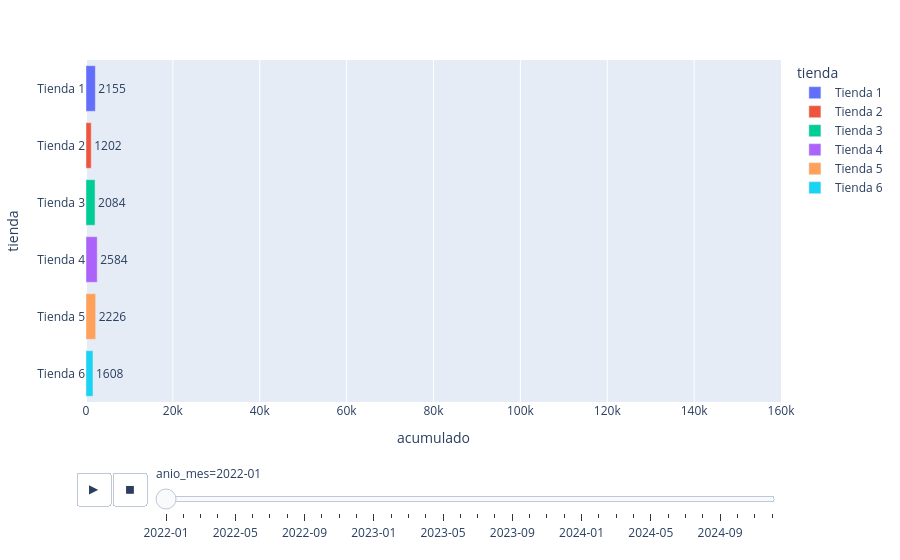

Notebook cell for this chart:
### Markdown cell above
# Gráfica interactiva por mes

### Code cell
# Generamos la columna anio_mes
data['fecha'] = pd.to_datetime(data['fecha'])
data['anio_mes'] = data['fecha'].dt.to_period('M')



# Agrupamos los datos
#agrupado = data.groupby(['tienda', 'anio_mes']).precio.sum().to_frame()

# Reset de los indices
#agrupado.reset_index(inplace=True)

# Se puede agrupar sin el frame
agrupado = (
    data
    .groupby(['tienda', 'anio_mes'], as_index=False)['precio']
    .sum()
)

#ordenamos los periodos y las tiendas
agrupado = agrupado.sort_values('anio_mes')
orden_tiendas = sorted(agrupado['tienda'].unique())


# Creando una columna con el valor acumulado
agrupado['acumulado'] = agrupado.groupby('tienda').precio.cumsum()

#Generar gráfico
graf = px.bar(agrupado,
              x = 'acumulado',
              y = 'tienda',
              color = 'tienda',
              text_auto = True,
              range_x = [0,160000],
              animation_frame = 'anio_mes',
              category_orders = {'tienda': orden_tiendas}
              )
graf.show()

### Figure 1 — Plotly figure (JSON) as saved in the notebook; plotly's stock layout.template omitted (floating-point values rounded to 4 significant figures)
{"data": [{"hovertemplate": "tienda=%{y}<br>anio_mes=2022-01<br>acumulado=%{x}<extra></extra>", "legendgroup": "Tienda 1", "marker": {"color": "#636efa", "pattern": {"shape": ""}}, "name": "Tienda 1", "orientation": "h", "showlegend": true, "textposition": "auto", "texttemplate": "%{x}", "type": "bar", "x": [2155], "xaxis": "x", "y": ["Tienda 1"], "yaxis": "y"}, {"hovertemplate": "tienda=%{y}<br>anio_mes=2022-01<br>acumulado=%{x}<extra></extra>", "legendgroup": "Tienda 2", "marker": {"color": "#EF553B", "pattern": {"shape": ""}}, "name": "Tienda 2", "orientation": "h", "showlegend": true, "textposition": "auto", "texttemplate": "%{x}", "type": "bar", "x": [1202], "xaxis": "x", "y": ["Tienda 2"], "yaxis": "y"}, {"hovertemplate": "tienda=%{y}<br>anio_mes=2022-01<br>acumulado=%{x}<extra></extra>", "legendgroup": "Tienda 3", "marker": {"color": "#00cc96", "pattern": {"shape": ""}}, "name": "Tienda 3", "orientation": "h", "showlegend": true, "textposition": "auto", "texttemplate": "%{x}", "type": "bar", "x": [2084], "xaxis": "x", "y": ["Tienda 3"], "yaxis": "y"}, {"hovertemplate": "tienda=%{y}<br>anio_mes=2022-01<br>acumulado=%{x}<extra></extra>", "legendgroup": "Tienda 4", "marker": {"color": "#ab63fa", "pattern": {"shape": ""}}, "name": "Tienda 4", "orientation": "h", "showlegend": true, "textposition": "auto", "texttemplate": "%{x}", "type": "bar", "x": [2584], "xaxis": "x", "y": ["Tienda 4"], "yaxis": "y"}, {"hovertemplate": "tienda=%{y}<br>anio_mes=2022-01<br>acumulado=%{x}<extra></extra>", "legendgroup": "Tienda 5", "marker": {"color": "#FFA15A", "pattern": {"shape": ""}}, "name": "Tienda 5", "orientation": "h", "showlegend": true, "textposition": "auto", "texttemplate": "%{x}", "type": "bar", "x": [2226], "xaxis": "x", "y": ["Tienda 5"], "yaxis": "y"}, {"hovertemplate": "tienda=%{y}<br>anio_mes=2022-01<br>acumulado=%{x}<extra></extra>", "legendgroup": "Tienda 6", "marker": {"color": "#19d3f3", "pattern": {"shape": ""}}, "name": "Tienda 6", "orientation": "h", "showlegend": true, "textposition": "auto", "texttemplate": "%{x}", "type": "bar", "x": [1608], "xaxis": "x", "y": ["Tienda 6"], "yaxis": "y"}], "layout": {"barmode": "relative", "legend": {"title": {"text": "tienda"}, "tracegroupgap": 0}, "margin": {"t": 60}, "sliders": [{"active": 0, "currentvalue": {"prefix": "anio_mes="}, "len": 0.9, "pad": {"b": 10, "t": 60}, "steps": [{"args": [["2022-01"], {"frame": {"duration": 0, "redraw": true}, "fromcurrent": true, "mode": "immediate", "transition": {"duration": 0, "easing": "linear"}}], "label": "2022-01", "method": "animate"}, {"args": [["2022-02"], {"frame": {"duration": 0, "redraw": true}, "fromcurrent": true, "mode": "immediate", "transition": {"duration": 0, "easing": "linear"}}], "label": "2022-02", "method": "animate"}, {"args": [["2022-03"], {"frame": {"duration": 0, "redraw": true}, "fromcurrent": true, "mode": "immediate", "transition": {"duration": 0, "easing": "linear"}}], "label": "2022-03", "method": "animate"}, {"args": [["2022-04"], {"frame": {"duration": 0, "redraw": true}, "fromcurrent": true, "mode": "immediate", "transition": {"duration": 0, "easing": "linear"}}], "label": "2022-04", "method": "animate"}, {"args": [["2022-05"], {"frame": {"duration": 0, "redraw": true}, "fromcurrent": true, "mode": "immediate", "transition": {"duration": 0, "easing": "linear"}}], "label": "2022-05", "method": "animate"}, {"args": [["2022-06"], {"frame": {"duration": 0, "redraw": true}, "fromcurrent": true, "mode": "immediate", "transition": {"duration": 0, "easing": "linear"}}], "label": "2022-06", "method": "animate"}, {"args": [["2022-07"], {"frame": {"duration": 0, "redraw": true}, "fromcurrent": true, "mode": "immediate", "transition": {"duration": 0, "easing": "linear"}}], "label": "2022-07", "method": "animate"}, {"args": [["2022-08"], {"frame": {"duration": 0, "redraw": true}, "fromcurrent": true, "mode": "immediate", "transition": {"duration": 0, "easing": "linear"}}], "label": "2022-08", "method": "animate"}, {"args": [["2022-09"], {"frame": {"duration": 0, "redraw": true}, "fromcurrent": true, "mode": "immediate", "transition": {"duration": 0, "easing": "linear"}}], "label": "2022-09", "method": "animate"}, {"args": [["2022-10"], {"frame": {"duration": 0, "redraw": true}, "fromcurrent": true, "mode": "immediate", "transition": {"duration": 0, "easing": "linear"}}], "label": "2022-10", "method": "animate"}, {"args": [["2022-11"], {"frame": {"duration": 0, "redraw": true}, "fromcurrent": true, "mode": "immediate", "transition": {"duration": 0, "easing": "linear"}}], "label": "2022-11", "method": "animate"}, {"args": [["2022-12"], {"frame": {"duration": 0, "redraw": true}, "fromcurrent": true, "mode": "immediate", "transition": {"duration": 0, "easing": "linear"}}], "label": "2022-12", "method": "animate"}, {"args": [["2023-01"], {"frame": {"duration": 0, "redraw": true}, "fromcurrent": true, "mode": "immediate", "transition": {"duration": 0, "easing": "linear"}}], "label": "2023-01", "method": "animate"}, {"args": [["2023-02"], {"frame": {"duration": 0, "redraw": true}, "fromcurrent": true, "mode": "immediate", "transition": {"duration": 0, "easing": "linear"}}], "label": "2023-02", "method": "animate"}, {"args": [["2023-03"], {"frame": {"duration": 0, "redraw": true}, "fromcurrent": true, "mode": "immediate", "transition": {"duration": 0, "easing": "linear"}}], "label": "2023-03", "method": "animate"}, {"args": [["2023-04"], {"frame": {"duration": 0, "redraw": true}, "fromcurrent": true, "mode": "immediate", "transition": {"duration": 0, "easing": "linear"}}], "label": "2023-04", "method": "animate"}, {"args": [["2023-05"], {"frame": {"duration": 0, "redraw": true}, "fromcurrent": true, "mode": "immediate", "transition": {"duration": 0, "easing": "linear"}}], "label": "2023-05", "method": "animate"}, {"args": [["2023-06"], {"frame": {"duration": 0, "redraw": true}, "fromcurrent": true, "mode": "immediate", "transition": {"duration": 0, "easing": "linear"}}], "label": "2023-06", "method": "animate"}, {"args": [["2023-07"], {"frame": {"duration": 0, "redraw": true}, "fromcurrent": true, "mode": "immediate", "transition": {"duration": 0, "easing": "linear"}}], "label": "2023-07", "method": "animate"}, {"args": [["2023-08"], {"frame": {"duration": 0, "redraw": true}, "fromcurrent": true, "mode": "immediate", "transition": {"duration": 0, "easing": "linear"}}], "label": "2023-08", "method": "animate"}, {"args": [["2023-09"], {"frame": {"duration": 0, "redraw": true}, "fromcurrent": true, "mode": "immediate", "transition": {"duration": 0, "easing": "linear"}}], "label": "2023-09", "method": "animate"}, {"args": [["2023-10"], {"frame": {"duration": 0, "redraw": true}, "fromcurrent": true, "mode": "immediate", "transition": {"duration": 0, "easing": "linear"}}], "label": "2023-10", "method": "animate"}, {"args": [["2023-11"], {"frame": {"duration": 0, "redraw": true}, "fromcurrent": true, "mode": "immediate", "transition": {"duration": 0, "easing": "linear"}}], "label": "2023-11", "method": "animate"}, {"args": [["2023-12"], {"frame": {"duration": 0, "redraw": true}, "fromcurrent": true, "mode": "immediate", "transition": {"duration": 0, "easing": "linear"}}], "label": "2023-12", "method": "animate"}, {"args": [["2024-01"], {"frame": {"duration": 0, "redraw": true}, "fromcurrent": true, "mode": "immediate", "transition": {"duration": 0, "easing": "linear"}}], "label": "2024-01", "method": "animate"}, {"args": [["2024-02"], {"frame": {"duration": 0, "redraw": true}, "fromcurrent": true, "mode": "immediate", "transition": {"duration": 0, "easing": "linear"}}], "label": "2024-02", "method": "animate"}, {"args": [["2024-03"], {"frame": {"duration": 0, "redraw": true}, "fromcurrent": true, "mode": "immediate", "transition": {"duration": 0, "easing": "linear"}}], "label": "2024-03", "method": "animate"}, {"args": [["2024-04"], {"frame": {"duration": 0, "redraw": true}, "fromcurrent": true, "mode": "immediate", "transition": {"duration": 0, "easing": "linear"}}], "label": "2024-04", "method": "animate"}, {"args": [["2024-05"], {"frame": {"duration": 0, "redraw": true}, "fromcurrent": true, "mode": "immediate", "transition": {"duration": 0, "easing": "linear"}}], "label": "2024-05", "method": "animate"}, {"args": [["2024-06"], {"frame": {"duration": 0, "redraw": true}, "fromcurrent": true, "mode": "immediate", "transition": {"duration": 0, "easing": "linear"}}], "label": "2024-06", "method": "animate"}, {"args": [["2024-07"], {"frame": {"duration": 0, "redraw": true}, "fromcurrent": true, "mode": "immediate", "transition": {"duration": 0, "easing": "linear"}}], "label": "2024-07", "method": "animate"}, {"args": [["2024-08"], {"frame": {"duration": 0, "redraw": true}, "fromcurrent": true, "mode": "immediate", "transition": {"duration": 0, "easing": "linear"}}], "label": "2024-08", "method": "animate"}, {"args": [["2024-09"], {"frame": {"duration": 0, "redraw": true}, "fromcurrent": true, "mode": "immediate", "transition": {"duration": 0, "easing": "linear"}}], "label": "2024-09", "method": "animate"}, {"args": [["2024-10"], {"frame": {"duration": 0, "redraw": true}, "fromcurrent": true, "mode": "immediate", "transition": {"duration": 0, "easing": "linear"}}], "label": "2024-10", "method": "animate"}, {"args": [["2024-11"], {"frame": {"duration": 0, "redraw": true}, "fromcurrent": true, "mode": "immediate", "transition": {"duration": 0, "easing": "linear"}}], "label": "2024-11", "method": "animate"}, {"args": [["2024-12"], {"frame": {"duration": 0, "redraw": true}, "fromcurrent": true, "mode": "immediate", "transition": {"duration": 0, "easing": "linear"}}], "label": "2024-12", "method": "animate"}], "x": 0.1, "xanchor": "left", "y": 0, "yanchor": "top"}], "updatemenus": [{"buttons": [{"args": [null, {"frame": {"duration": 500, "redraw": true}, "fromcurrent": true, "mode": "immediate", "transition": {"duration": 500, "easing": "linear"}}], "label": "&#9654;", "method": "animate"}, {"args": [[null], {"frame": {"duration": 0, "redraw": true}, "fromcurrent": true, "mode": "immediate", "transition": {"duration": 0, "easing": "linear"}}], "label": "&#9724;", "method": "animate"}], "direction": "left", "pad": {"r": 10, "t": 70}, "showactive": false, "type": "buttons", "x": 0.1, "xanchor": "right", "y": 0, "yanchor": "top"}], "xaxis": {"anchor": "y", "domain": [0, 1], "range": [0, 160000], "title": {"text": "acumulado"}}, "yaxis": {"anchor": "x", "categoryarray": ["Tienda 6", "Tienda 5", "Tienda 4", "Tienda 3", "Tienda 2", "Tienda 1"], "categoryorder": "array", "domain": [0, 1], "title": {"text": "tienda"}}}}
